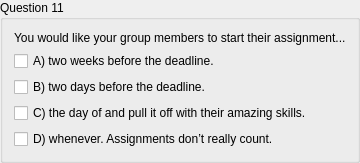
        <widget class="QGroupBox" name="groupBox_22">
         <property name="title">
          <string>Question 11</string>
         </property>
         <layout class="QGridLayout" name="gridLayout_24">
          <item row="3" column="0">
           <widget class="QCheckBox" name="checkBox_39">
            <property name="text">
             <string>C) the day of and pull it off with their amazing skills.</string>
            </property>
           </widget>
          </item>
          <item row="0" column="0">
           <widget class="QLabel" name="label_23">
            <property name="text">
             <string>You would like your group members to start their assignment...</string>
            </property>
           </widget>
          </item>
          <item row="1" column="0">
           <widget class="QCheckBox" name="checkBox_37">
            <property name="text">
             <string>A) two weeks before the deadline.</string>
            </property>
           </widget>
          </item>
          <item row="2" column="0">
           <widget class="QCheckBox" name="checkBox_38">
            <property name="text">
             <string>B) two days before the deadline.</string>
            </property>
           </widget>
          </item>
          <item row="4" column="0">
           <widget class="QCheckBox" name="checkBox_40">
            <property name="text">
             <string>D) whenever. Assignments don’t really count.</string>
            </property>
           </widget>
          </item>
         </layout>
        </widget>
